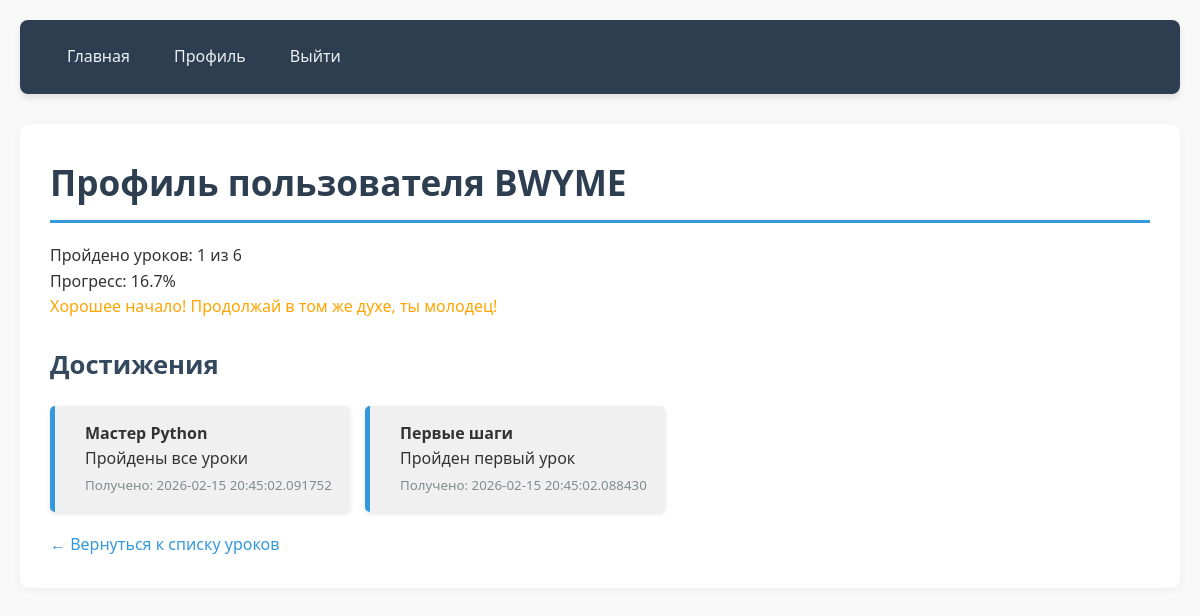
Screenshot of /profile (signed in) with the database file from the repository.
### tables this page shows
CREATE TABLE users (
            id INTEGER PRIMARY KEY AUTOINCREMENT,
            username TEXT UNIQUE NOT NULL,
            password_hash TEXT NOT NULL
        );

CREATE TABLE user_achievements (
            id INTEGER PRIMARY KEY AUTOINCREMENT,
            user_id INTEGER NOT NULL,
            achievement_key TEXT NOT NULL,
            earned_at TIMESTAMP NOT NULL,
            UNIQUE(user_id, achievement_key),
            FOREIGN KEY(user_id) REFERENCES users(id)
        );

### app.py (the view)
@app.route('/profile')
def profile():
    if 'user_id' not in session:
        return redirect(url_for('login'))
    db = get_db()
    user = db.execute('SELECT username FROM users WHERE id = ?', (session['user_id'],)).fetchone()
    total = db.execute('SELECT COUNT(*) FROM lessons').fetchone()[0]
    completed = db.execute('SELECT COUNT(*) FROM progress WHERE user_id = ? AND completed = 1', (session['user_id'],)).fetchone()[0]
    earned = db.execute('''
        SELECT achievement_key, earned_at FROM user_achievements
        WHERE user_id = ?
        ORDER BY earned_at DESC
    ''', (session['user_id'],)).fetchall()
    achievements = []
    for e in earned:
        key = e['achievement_key']
        if key in ACHIEVEMENTS:
            ach = ACHIEVEMENTS[key].copy()
            ach['earned_at'] = e['earned_at']
            achievements.append(ach)
    return render_template('profile.html', user=user, total=total, completed=completed, achievements=achievements)

### app.py (called while the page is built)
def get_db():
    db = getattr(g, '_database', None)
    if db is None:
        db = g._database = sqlite3.connect(DATABASE)
        db.row_factory = sqlite3.Row
    return db

@app.teardown_appcontext
def close_connection(exception):
    db = getattr(g, '_database', None)
    if db is not None:
        db.close()

### templates/profile.html (shortened to what this page needs)
{% extends "base.html" %}
{% block content %}
<h1>Профиль пользователя {{ user.username }}</h1>
<p>Пройдено уроков: {{ completed }} из {{ total }}</p>
{% if total > 0 %}
    <p>Прогресс: {{ (completed / total * 100)|round(1) }}%</p>
{% endif %}
{% if completed == total %}
    <p style="color: green; font-weight: bold;">Ты настоящий профи! Все уроки пройдены. Молодец!</p>
{% elif completed > total/2 %}
    <p style="color: blue;">Отличный результат! Так держать, ты справляешься!</p>
{% elif completed > 0 %}
    <p style="color: orange;">Хорошее начало! Продолжай в том же духе, ты молодец!</p>
{% else %}
    <p>Пока не пройдено ни одного урока. Самое время начать! У тебя всё получится.</p>
{% endif %}
<h2>Достижения</h2>
{% if achievements %}
    <div class="achievements">
        {% for ach in achievements %}
            <div class="achievement-card">
                <div>
                    <strong>{{ ach.name }}</strong><br>
                    {{ ach.description }}<br>
                    <small>Получено: {{ ach.earned_at }}</small>
                </div>
            </div>
        {% endfor %}
    </div>
{% else %}
    <p>Пока нет достижений. Проходи уроки, чтобы получить их!</p>
{% endif %}
<a href="{{ url_for('index') }}">← Вернуться к списку уроков</a>
{% endblock %}

### static/style.css (style rules this page uses)
* { margin: 0; padding: 0; box-sizing: border-box; }
body { font-family: 'Segoe UI', Tahoma, Geneva, Verdana, sans-serif; background-color: #f9f9f9; color: #333; line-height: 1.6; padding: 20px; }
h1 { font-size: 2.2em; color: #2c3e50; margin-bottom: 20px; border-bottom: 3px solid #3498db; padding-bottom: 10px; }
h2 { font-size: 1.6em; color: #34495e; margin: 25px 0 15px; }
a { color: #3498db; text-decoration: none; transition: all 0.2s ease; position: relative; }
.achievements { display: flex; flex-wrap: wrap; gap: 15px; margin: 20px 0; }
.achievement-card { background: #f0f0f0; border-left: 5px solid #3498db; padding: 15px; border-radius: 5px; display: flex; align-items: center; gap: 15px; width: 300px; box-shadow: 0 2px 5px rgba(0,0,0,0.1); }
.achievement-card small { color: #7f8c8d; }

### rows the page displays
users: username "BWYME"
user_achievements: name "Мастер Python", description "Пройдены все уроки", earned_at "2026-02-15 20:45:02.091752"
user_achievements: name "Первые шаги", description "Пройден первый урок", earned_at "2026-02-15 20:45:02.088430"

### other values shown
{{ completed }} "1"
{{ total }} "6"
{{ (completed / total * 100)|round(1) }} "16.7"
